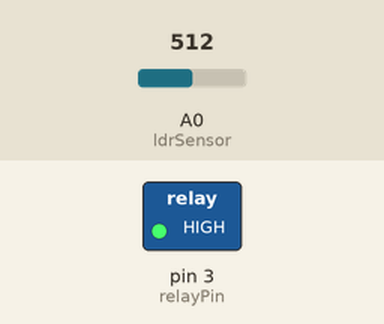
The sketch below on a simulated Arduino Uno, built with avr-gcc and run on an emulated ATmega328P. Parts: switched loads named in the sketch (green lamp = pin HIGH). The inputs (shaded band) are chosen by the test bench; at power-on: A0 (ldrSensor) = 512.

Above: at 5.0 s.
At 16.9 s:
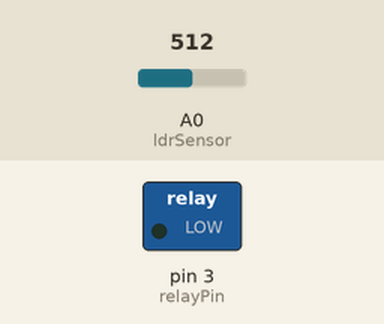
Timing chart, 0 to 31.0 s (numbered marks = the images above):
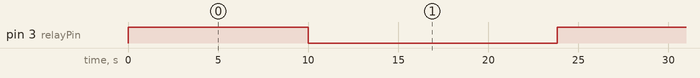

The sketch:

hydroponic_Irrigation.ino
```cpp
const int relayPin = 3;
const int ldrSensor = A0;
int mySensorValue = 0;
int spraytTime = 10000;
int sprayInterval = 24000000;

void setup()
{
  Serial.begin(9600);
  pinMode(relayPin,OUTPUT);
}

void loop ()
{
  mySensorValue = analogRead(ldrSensor); //sensor reads the status of the ldrSensor

  firstSpray();       // starts spraying if the value still satisfied ie still during the day for 10 secs
  delay(sprayInterval);  // waits for four hours before the second spraying
  secondSpray();        // starts the second spraying after four hours then does it for 10 secs
  delay(sprayInterval);  // waits for four hours before the second spraying
  thirdSpray();        // starts the third spraying after four hours then does it for 10 secs
  delay(sprayInterval);
  fourthSpray();      // starts the fourth spraying after four hours then does it for 10 secs
  delay(sprayInterval);

}


void spray ()
{
  digitalWrite(relayPin,HIGH); // enables the pump to start spraying
}

void stopSpraying ()       // function that enables stopping of the pump hence spraying stops
{
  digitalWrite(relayPin,LOW);
}


void switchOff()         // for switching off the pump only
{
  digitalWrite(relayPin,LOW);
}


void firstSpray()        // function to do the firstSpraying
{
  takeReading();

  if(mySensorValue > 300)  // checks if its still day time else it switches off the pump diabling the process
  {
    spray();
    delay(spraytTime);
    stopSpraying();
  }

  else
  {
    switchOff();
  }
}
void secondSpray()          // function to do the secondSpraying
{
    takeReading();

  if(mySensorValue > 300)   // checks if its still day time else it switches off the pump diabling the process
  {
    spray();
    delay(spraytTime);
    stopSpraying();
  }

  else
  {
    switchOff();
  }
}


void thirdSpray()          // function to do the thirdSpraying
{
   takeReading();

  if(mySensorValue > 300)   // checks if its still day time else it switches off the pump diabling the process
  {
    spray();
    delay(spraytTime);
    stopSpraying();
  }

  else
  {
    switchOff();
  }
}


void fourthSpray()           // function to do the fourthSpraying
{
    takeReading();

  if(mySensorValue >  300)   // checks if its still day time else it switches off the pump diabling the process
  {
    spray();
    delay(spraytTime);
    stopSpraying();
  }

  else
  {
    switchOff();
  }
}

void takeReading()       // function to keep track of the sensor status
{
  do
  {
    mySensorValue = analogRead(ldrSensor);
  }

  while(mySensorValue < 300);
}
```

Measured:
- by itself, pin 3 (relayPin): alternates HIGH for 10.0 s and LOW for 13.8 s
